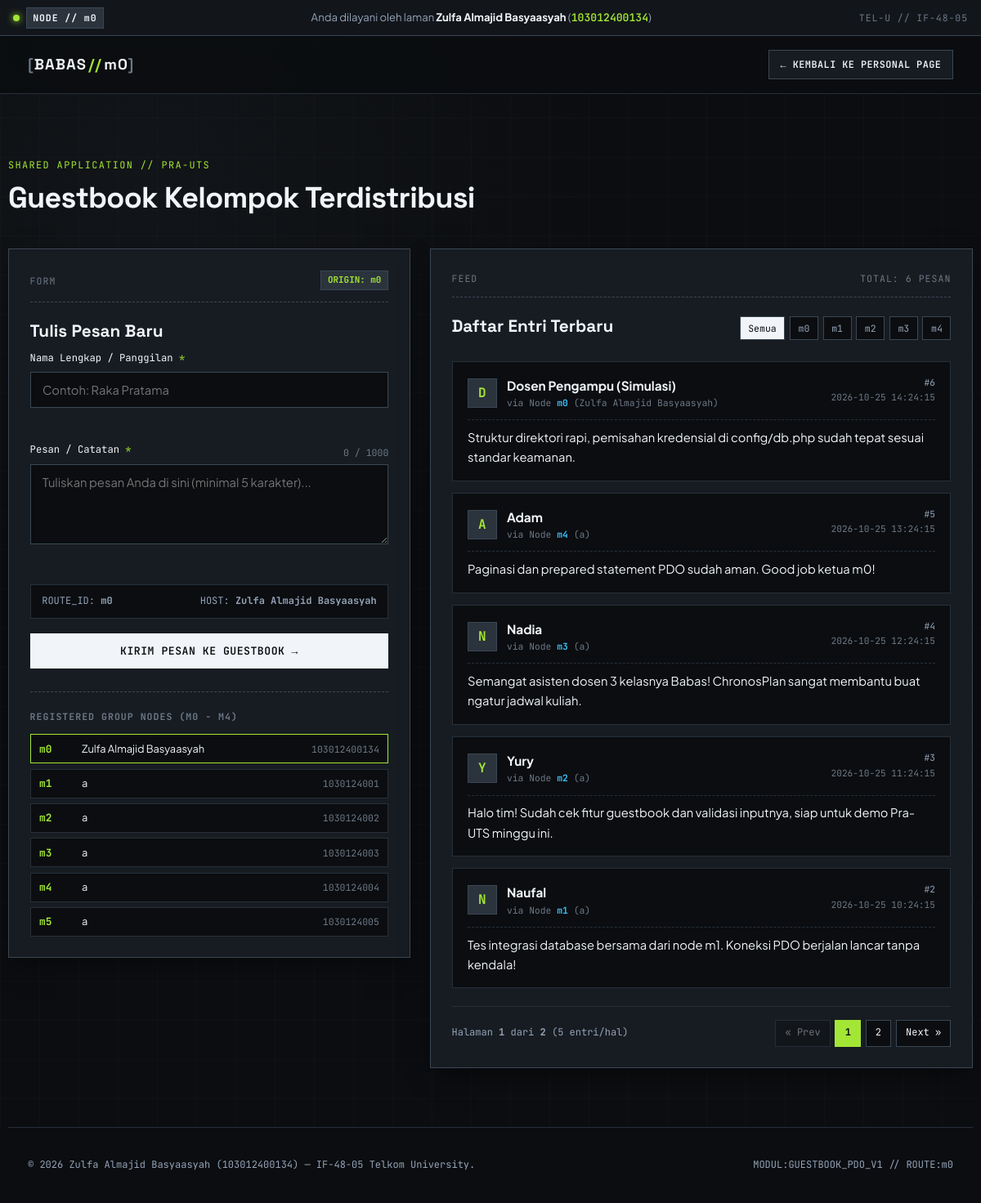
Page /app/index.php on the committed database.
### tables this page shows
CREATE TABLE IF NOT EXISTS `anggota` (
    `route_id` VARCHAR(10) NOT NULL,
    `nim` VARCHAR(20) NOT NULL,
    `nama` VARCHAR(120) NOT NULL,
    PRIMARY KEY (`route_id`),
    UNIQUE KEY `uq_anggota_nim` (`nim`)
);

CREATE TABLE IF NOT EXISTS `guestbook` (
    `id` INT UNSIGNED NOT NULL AUTO_INCREMENT,
    `route_id` VARCHAR(10) NOT NULL,
    `nama` VARCHAR(100) NOT NULL,
    `pesan` TEXT NOT NULL,
    `created_at` TIMESTAMP NOT NULL DEFAULT CURRENT_TIMESTAMP,
    PRIMARY KEY (`id`),
    KEY `idx_guestbook_route` (`route_id`),
    KEY `idx_guestbook_created_at` (`created_at`),
    CONSTRAINT `fk_guestbook_anggota`
        FOREIGN KEY (`route_id`) REFERENCES `anggota` (`route_id`)
        ON UPDATE CASCADE
        ON DELETE RESTRICT
);

### app/index.php (the view, shortened to what this page needs)
<?php
$isEmbed = isset($_GET['embed']) && $_GET['embed'] === '1';
$perPage = 5;
$page    = isset($_GET['page']) ? max(1, (int) $_GET['page']) : 1;
$errors     = [];
$oldNama    = '';
$oldPesan   = '';
try {
    $pdo = get_db_connection();
    $filterRoute = isset($_GET['route']) ? trim((string) $_GET['route']) : '';
    $validRoutes = ['m0', 'm1', 'm2', 'm3', 'm4'];
    if (!in_array($filterRoute, $validRoutes, true)) {
        $filterRoute = '';
    }
    if ($filterRoute !== '') {
        $countStmt = $pdo->prepare('SELECT COUNT(*) FROM guestbook WHERE route_id = :route_id');
        $countStmt->execute([':route_id' => $filterRoute]);
    } else {
        $countStmt = $pdo->prepare('SELECT COUNT(*) FROM guestbook');
        $countStmt->execute();
    }
    $totalEntries = (int) $countStmt->fetchColumn();
    $totalPages   = max(1, (int) ceil($totalEntries / $perPage));
    $offset = ($page - 1) * $perPage;
    if ($filterRoute !== '') {
        $listSql = '
            SELECT g.id, g.route_id, g.nama, g.pesan, g.created_at, a.nama AS anggota_nama, a.nim AS anggota_nim
            FROM guestbook g
            LEFT JOIN anggota a ON g.route_id = a.route_id
            WHERE g.route_id = :route_id
            ORDER BY g.created_at DESC, g.id DESC
            LIMIT :limit OFFSET :offset
        ';
        $listStmt = $pdo->prepare($listSql);
        $listStmt->bindValue(':route_id', $filterRoute, PDO::PARAM_STR);
        $listStmt->bindValue(':limit', $perPage, PDO::PARAM_INT);
        $listStmt->bindValue(':offset', $offset, PDO::PARAM_INT);
        $listStmt->execute();
    } else {
        $listSql = '
            SELECT g.id, g.route_id, g.nama, g.pesan, g.created_at, a.nama AS anggota_nama, a.nim AS anggota_nim
            FROM guestbook g
            LEFT JOIN anggota a ON g.route_id = a.route_id
            ORDER BY g.created_at DESC, g.id DESC
            LIMIT :limit OFFSET :offset
        ';
        $listStmt = $pdo->prepare($listSql);
        $listStmt->bindValue(':limit', $perPage, PDO::PARAM_INT);
        $listStmt->bindValue(':offset', $offset, PDO::PARAM_INT);
        $listStmt->execute();
    }
    $entries = $listStmt->fetchAll();
    $anggotaStmt = $pdo->prepare('SELECT route_id, nim, nama FROM anggota ORDER BY route_id ASC');
    $anggotaStmt->execute();
    $daftarAnggota = $anggotaStmt->fetchAll();
} catch (Throwable $e) {
    $dbError       = $e->getMessage();
    $entries       = [];
    $daftarAnggota = [];
    $totalEntries  = 0;
    $totalPages    = 1;
    $filterRoute   = '';
}
function build_page_url(int $targetPage, bool $isEmbed, string $filterRoute): string
{
    $params = ['page' => $targetPage];
    if ($filterRoute !== '') {
        $params['route'] = $filterRoute;
    }
    return 'index.php?' . http_build_query($params);
}
?>
<!DOCTYPE html>
<html lang="id" data-theme="dark">
<head>
    <link rel="stylesheet" href="../assets/css/style.css">
</head>
<body class="<?= $isEmbed ? 'embed-body' : 'standalone-guestbook-body' ?>">
    <?php if (!$isEmbed): ?>
        <?php require_once __DIR__ . '/partials/served_by.php'; ?>
        <header class="site-header">
            <div class="container header-inner">
                <a href="../index.php" class="brand-logo" aria-label="Kembali ke Personal Page">
                    <span class="brand-bracket">[</span>BABAS<span class="brand-accent">//</span><?= htmlspecialchars(MEMBER_ROUTE, ENT_QUOTES, 'UTF-8') ?><span class="brand-bracket">]</span>
                </a>
                <div class="header-actions">
                    <a href="../index.php" class="btn btn-outline btn-sm">&larr; Kembali ke Personal Page</a>
                </div>
            </div>
        </header>
    <?php endif; ?>
    <main class="<?= $isEmbed ? 'embed-container' : 'container section-block' ?>">
        <?php if (!$isEmbed): ?>
            <div class="section-header">
                <span class="section-tag">SHARED APPLICATION // PRA-UTS</span>
                <h1 class="section-title">Guestbook Kelompok Terdistribusi</h1>
            </div>
        <?php endif; ?>
        <div class="guestbook-grid">
            <section class="guestbook-form-card tech-card" aria-labelledby="form-heading">
                <div class="card-top-bar">
                    <span class="mono-label">FORM</span>
                    <span class="badge-route">ORIGIN: <?= htmlspecialchars(MEMBER_ROUTE, ENT_QUOTES, 'UTF-8') ?></span>
                </div>
                <h2 id="form-heading" class="card-heading">Tulis Pesan Baru</h2>
                <form id="guestbookForm" method="POST" action="index.php<?= $isEmbed ? '?embed=1' : '' ?>" novalidate>
                    <div class="form-group">
                        <label for="nama" class="form-label">Nama Lengkap / Panggilan <span class="req">*</span></label>
                        <input
                            type="text"
                            id="nama"
                            name="nama"
                            class="form-control <?= isset($errors['nama']) ? 'is-invalid' : '' ?>"
                            placeholder="Contoh: Raka Pratama"
                            maxlength="100"
                            required
                            value="<?= htmlspecialchars($oldNama, ENT_QUOTES, 'UTF-8') ?>"
                        >
                        <div class="field-feedback" id="namaFeedback">
                        </div>
                    </div>
                    <div class="form-group">
                        <div class="label-row">
                            <label for="pesan" class="form-label">Pesan / Catatan <span class="req">*</span></label>
                            <span id="charCounter" class="mono-counter">0 / 1000</span>
                        </div>
                        <textarea
                            id="pesan"
                            name="pesan"
                            rows="4"
                            class="form-control <?= isset($errors['pesan']) ? 'is-invalid' : '' ?>"
                            placeholder="Tuliskan pesan Anda di sini (minimal 5 karakter)..."
                            maxlength="1000"
                            required
                        ><?= htmlspecialchars($oldPesan, ENT_QUOTES, 'UTF-8') ?></textarea>
                        <div class="field-feedback" id="pesanFeedback">
                        </div>
                    </div>
                    <div class="form-meta-box">
                        <span class="mono-small">ROUTE_ID: <strong><?= htmlspecialchars(MEMBER_ROUTE, ENT_QUOTES, 'UTF-8') ?></strong></span>
                        <span class="mono-small">HOST: <strong><?= htmlspecialchars(MEMBER_NAMA, ENT_QUOTES, 'UTF-8') ?></strong></span>
                    </div>
                    <button type="submit" class="btn btn-primary btn-block">
                        <span>Kirim Pesan ke Guestbook</span>
                        <span class="btn-arrow">&rarr;</span>
                    </button>
                </form>
                <?php if (!empty($daftarAnggota)): ?>
                    <div class="node-directory">
                        <h3 class="mono-label">REGISTERED GROUP NODES (m0 - m4)</h3>
                        <ul class="node-list">
                            <?php foreach ($daftarAnggota as $agt): ?>
                                <?php
                                $rId   = htmlspecialchars((string) $agt['route_id'], ENT_QUOTES, 'UTF-8');
                                $rNama = htmlspecialchars((string) $agt['nama'], ENT_QUOTES, 'UTF-8');
                                $rNim  = htmlspecialchars((string) $agt['nim'], ENT_QUOTES, 'UTF-8');
                                $isCurrent = ($agt['route_id'] === MEMBER_ROUTE);
                                ?>
                                <li class="node-item <?= $isCurrent ? 'is-active-node' : '' ?>">
                                    <span class="node-code"><?= $rId ?></span>
                                    <span class="node-name"><?= $rNama ?></span>
                                    <span class="node-nim"><?= $rNim ?></span>
                                </li>
                            <?php endforeach; ?>
                        </ul>
                    </div>
                <?php endif; ?>
            </section>
            <section class="guestbook-feed-card tech-card" aria-labelledby="feed-heading">
                <div class="card-top-bar">
                    <span class="mono-label">FEED</span>
                    <span class="mono-label">TOTAL: <?= $totalEntries ?> PESAN</span>
                </div>
                <div class="feed-header-row">
                    <h2 id="feed-heading" class="card-heading">Daftar Entri Terbaru</h2>
                    <div class="route-filter-pills" role="group" aria-label="Filter berdasarkan route anggota">
                        <a href="<?= htmlspecialchars(build_page_url(1, $isEmbed, ''), ENT_QUOTES, 'UTF-8') ?>"
                           class="filter-pill <?= $filterRoute === '' ? 'active' : '' ?>">Semua</a>
                        <?php foreach (['m0', 'm1', 'm2', 'm3', 'm4'] as $rCode): ?>
                            <a href="<?= htmlspecialchars(build_page_url(1, $isEmbed, $rCode), ENT_QUOTES, 'UTF-8') ?>"
                               class="filter-pill <?= $filterRoute === $rCode ? 'active' : '' ?>"><?= $rCode ?></a>
                        <?php endforeach; ?>
                    </div>
                </div>
                <?php if (empty($entries)): ?>
                    <div class="empty-state">
                        <p class="mono-label">NO_DATA_FOUND</p>
                        <p>Belum ada pesan buku tamu untuk kriteria ini. Jadilah yang pertama menulis pesan!</p>
                    </div>
                <?php else: ?>
                    <div class="entries-list">
                        <?php foreach ($entries as $item): ?>
                            <?php
                            $eId          = (int) $item['id'];
                            $eRoute       = htmlspecialchars((string) $item['route_id'], ENT_QUOTES, 'UTF-8');
                            $eNama        = htmlspecialchars((string) $item['nama'], ENT_QUOTES, 'UTF-8');
                            $ePesan       = nl2br(htmlspecialchars((string) $item['pesan'], ENT_QUOTES, 'UTF-8'));
                            $eTime        = htmlspecialchars((string) $item['created_at'], ENT_QUOTES, 'UTF-8');
                            $eAnggotaNama = !empty($item['anggota_nama'])
                                ? htmlspecialchars((string) $item['anggota_nama'], ENT_QUOTES, 'UTF-8')
                                : 'Node ' . $eRoute;
                            ?>
                            <article class="entry-item">
                                <div class="entry-header">
                                    <div class="entry-author-wrap">
                                        <span class="entry-avatar" aria-hidden="true"><?= htmlspecialchars(mb_strtoupper(mb_substr((string) $item['nama'], 0, 1)), ENT_QUOTES, 'UTF-8') ?></span>
                                        <div>
                                            <h3 class="entry-author"><?= $eNama ?></h3>
                                            <span class="entry-via">via Node <strong><?= $eRoute ?></strong> (<?= $eAnggotaNama ?>)</span>
                                        </div>
                                    </div>
                                    <div class="entry-meta">
                                        <span class="entry-id">#<?= $eId ?></span>
                                        <time class="entry-time" datetime="<?= $eTime ?>"><?= $eTime ?></time>
                                    </div>
                                </div>
                                <div class="entry-body">
                                    <?= $ePesan ?>
                                </div>
                            </article>
                        <?php endforeach; ?>
                    </div>
                    <nav class="pagination-bar" aria-label="Paginasi Guestbook">
                        <div class="pagination-info mono-small">
                            Halaman <strong><?= $page ?></strong> dari <strong><?= $totalPages ?></strong> (<?= $perPage ?> entri/hal)
                        </div>
                        <div class="pagination-controls">
                            <?php if ($page > 1): ?>
                                <a class="page-btn" href="<?= htmlspecialchars(build_page_url($page - 1, $isEmbed, $filterRoute), ENT_QUOTES, 'UTF-8') ?>">&laquo; Prev</a>
                            <?php else: ?>
                                <span class="page-btn is-disabled" aria-disabled="true">&laquo; Prev</span>
                            <?php endif; ?>
                            <?php for ($i = 1; $i <= $totalPages; $i++): ?>
                                <a class="page-btn <?= $i === $page ? 'is-current' : '' ?>"
                                   href="<?= htmlspecialchars(build_page_url($i, $isEmbed, $filterRoute), ENT_QUOTES, 'UTF-8') ?>">
                                    <?= $i ?>
                                </a>
                            <?php endfor; ?>
                            <?php if ($page < $totalPages): ?>
                                <a class="page-btn" href="<?= htmlspecialchars(build_page_url($page + 1, $isEmbed, $filterRoute), ENT_QUOTES, 'UTF-8') ?>">Next &raquo;</a>
                            <?php else: ?>
                                <span class="page-btn is-disabled" aria-disabled="true">Next &raquo;</span>
                            <?php endif; ?>
                        </div>
                    </nav>
                <?php endif; ?>
            </section>
        </div>
    </main>
    <?php if (!$isEmbed): ?>
        <footer class="site-footer">
            <div class="container footer-inner">
                <p class="mono-small">&copy; <?= date('Y') ?> <?= htmlspecialchars(MEMBER_NAMA, ENT_QUOTES, 'UTF-8') ?> (<?= htmlspecialchars(MEMBER_NIM, ENT_QUOTES, 'UTF-8') ?>) &mdash; IF-48-05 Telkom University.</p>
                <p class="mono-small">MODUL:GUESTBOOK_PDO_V1 // ROUTE:<?= htmlspecialchars(MEMBER_ROUTE, ENT_QUOTES, 'UTF-8') ?></p>
            </div>
        </footer>
    <?php endif; ?>
</body>
</html>

### app/partials/served_by.php (shortened to what this page needs)
<?php
$servedNama  = defined('MEMBER_NAMA') ? htmlspecialchars((string) MEMBER_NAMA, ENT_QUOTES, 'UTF-8') : 'Unknown Member';
$servedNim   = defined('MEMBER_NIM') ? htmlspecialchars((string) MEMBER_NIM, ENT_QUOTES, 'UTF-8') : '000000000000';
$servedRoute = defined('MEMBER_ROUTE') ? htmlspecialchars((string) MEMBER_ROUTE, ENT_QUOTES, 'UTF-8') : 'm0';
?>
<div class="served-by-banner" role="region" aria-label="Identitas Node Pelayan">
    <div class="served-by-inner">
        <span class="served-by-status">
            <span class="pulse-dot" aria-hidden="true"></span>
            <span class="route-badge">NODE // <?= $servedRoute ?></span>
        </span>
        <p class="served-by-text">
            Anda dilayani oleh laman <strong><?= $servedNama ?></strong> (<span class="mono-nim"><?= $servedNim ?></span>)
        </p>
        <span class="served-by-meta">TEL-U // IF-48-05</span>
    </div>
</div>

### rows in the picture
anggota: route_id "m0", nama "Zulfa Almajid Basyaasyah", nim "103012400134"
anggota: route_id "m1", nama "a", nim "1030124001"
anggota: route_id "m2", nama "a", nim "1030124002"
anggota: route_id "m3", nama "a", nim "1030124003"
anggota: route_id "m4", nama "a", nim "1030124004"
anggota: route_id "m5", nama "a", nim "1030124005"
guestbook: nama "D", nama "Dosen Pengampu (Simulasi)", route "m0", route.nama "Zulfa Almajid Basyaasyah", id "6", created_at "2026-10-25 14:24:15", pesan "Struktur direktori rapi, pemisahan kredensial di config/db.php sudah tepat sesuai standar keamanan."
guestbook: nama "A", nama "Adam", route "m4", route.nama "a", id "5", created_at "2026-10-25 13:24:15", pesan "Paginasi dan prepared statement PDO sudah aman. Good job ketua m0!"
guestbook: nama "N", nama "Nadia", route "m3", route.nama "a", id "4", created_at "2026-10-25 12:24:15", pesan "Semangat asisten dosen 3 kelasnya Babas! ChronosPlan sangat membantu buat ngatur jadwal kuliah."
guestbook: nama "Y", nama "Yury", route "m2", route.nama "a", id "3", created_at "2026-10-25 11:24:15", pesan "Halo tim! Sudah cek fitur guestbook dan validasi inputnya, siap untuk demo Pra-UTS minggu ini."
guestbook: nama "N", nama "Naufal", route "m1", route.nama "a", id "2", created_at "2026-10-25 10:24:15", pesan "Tes integrasi database bersama dari node m1. Koneksi PDO berjalan lancar tanpa kendala!"

### other values in the picture
$servedRoute "m0"
$servedNama "Zulfa Almajid Basyaasyah"
$servedNim "103012400134"
MEMBER_ROUTE "m0"
MEMBER_NAMA "Zulfa Almajid Basyaasyah"
$totalEntries "6"
$rCode "m0"
$rCode "m1"
$rCode "m2"
$rCode "m3"
$rCode "m4"
$page "1"
$totalPages "2"
$perPage "5"
MEMBER_NIM "103012400134"
